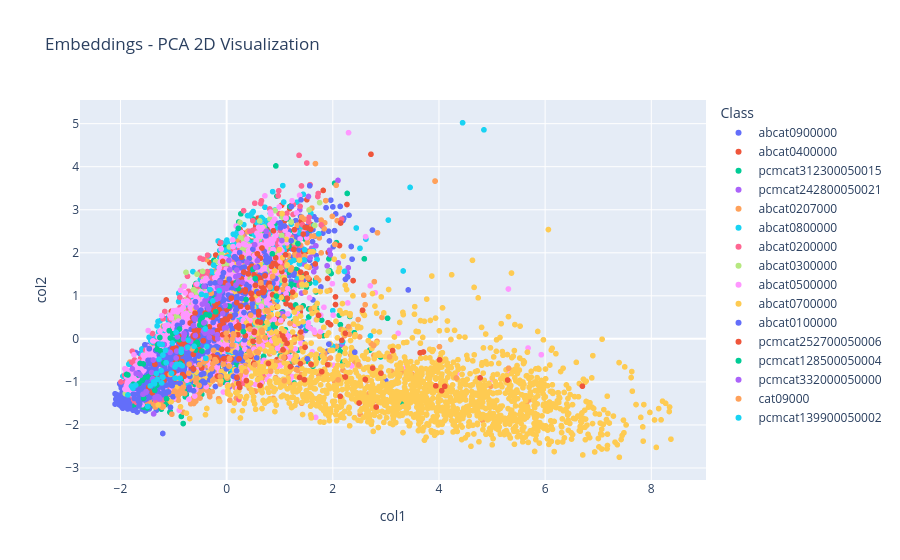

Write notebook code for a chart like this one.
### Markdown cell above
#### 3.2.3. Train and Evaluate Combined Model

### Code cell
# Combine text and image columns to form the feature set
X_train = train_df[text_columns + image_columns].values
X_test = test_df[text_columns + image_columns].values

# Train and evaluate models
trained_models = train_classic(X_train, X_test, y_train, y_test)

### Figure 1 — Plotly figure (JSON) as saved in the notebook; plotly's stock layout.template omitted (floating-point values rounded to 4 significant figures; data arrays with more than 128 entries replaced by an {"elided": "..."} marker saying what was removed)
{"data": [{"hovertemplate": "Class=abcat0900000<br>col1=%{x}<br>col2=%{y}<extra></extra>", "legendgroup": "abcat0900000", "marker": {"color": "#636efa", "symbol": "circle"}, "mode": "markers", "name": "abcat0900000", "showlegend": true, "type": "scattergl", "x": {"elided": "2796 float values"}, "xaxis": "x", "y": {"elided": "2796 float values"}, "yaxis": "y"}, {"hovertemplate": "Class=abcat0400000<br>col1=%{x}<br>col2=%{y}<extra></extra>", "legendgroup": "abcat0400000", "marker": {"color": "#EF553B", "symbol": "circle"}, "mode": "markers", "name": "abcat0400000", "showlegend": true, "type": "scattergl", "x": {"elided": "1049 float values"}, "xaxis": "x", "y": {"elided": "1049 float values"}, "yaxis": "y"}, {"hovertemplate": "Class=pcmcat312300050015<br>col1=%{x}<br>col2=%{y}<extra></extra>", "legendgroup": "pcmcat312300050015", "marker": {"color": "#00cc96", "symbol": "circle"}, "mode": "markers", "name": "pcmcat312300050015", "showlegend": true, "type": "scattergl", "x": {"elided": "1462 float values"}, "xaxis": "x", "y": {"elided": "1462 float values"}, "yaxis": "y"}, {"hovertemplate": "Class=pcmcat242800050021<br>col1=%{x}<br>col2=%{y}<extra></extra>", "legendgroup": "pcmcat242800050021", "marker": {"color": "#ab63fa", "symbol": "circle"}, "mode": "markers", "name": "pcmcat242800050021", "showlegend": true, "type": "scattergl", "x": {"elided": "355 float values"}, "xaxis": "x", "y": {"elided": "355 float values"}, "yaxis": "y"}, {"hovertemplate": "Class=abcat0207000<br>col1=%{x}<br>col2=%{y}<extra></extra>", "legendgroup": "abcat0207000", "marker": {"color": "#FFA15A", "symbol": "circle"}, "mode": "markers", "name": "abcat0207000", "showlegend": true, "type": "scattergl", "x": {"elided": "915 float values"}, "xaxis": "x", "y": {"elided": "915 float values"}, "yaxis": "y"}, {"hovertemplate": "Class=abcat0800000<br>col1=%{x}<br>col2=%{y}<extra></extra>", "legendgroup": "abcat0800000", "marker": {"color": "#19d3f3", "symbol": "circle"}, "mode": "markers", "name": "abcat0800000", "showlegend": true, "type": "scattergl", "x": {"elided": "1998 float values"}, "xaxis": "x", "y": {"elided": "1998 float values"}, "yaxis": "y"}, {"hovertemplate": "Class=abcat0200000<br>col1=%{x}<br>col2=%{y}<extra></extra>", "legendgroup": "abcat0200000", "marker": {"color": "#FF6692", "symbol": "circle"}, "mode": "markers", "name": "abcat0200000", "showlegend": true, "type": "scattergl", "x": {"elided": "1042 float values"}, "xaxis": "x", "y": {"elided": "1042 float values"}, "yaxis": "y"}, {"hovertemplate": "Class=abcat0300000<br>col1=%{x}<br>col2=%{y}<extra></extra>", "legendgroup": "abcat0300000", "marker": {"color": "#B6E880", "symbol": "circle"}, "mode": "markers", "name": "abcat0300000", "showlegend": true, "type": "scattergl", "x": {"elided": "810 float values"}, "xaxis": "x", "y": {"elided": "810 float values"}, "yaxis": "y"}, {"hovertemplate": "Class=abcat0500000<br>col1=%{x}<br>col2=%{y}<extra></extra>", "legendgroup": "abcat0500000", "marker": {"color": "#FF97FF", "symbol": "circle"}, "mode": "markers", "name": "abcat0500000", "showlegend": true, "type": "scattergl", "x": {"elided": "1681 float values"}, "xaxis": "x", "y": {"elided": "1681 float values"}, "yaxis": "y"}, {"hovertemplate": "Class=abcat0700000<br>col1=%{x}<br>col2=%{y}<extra></extra>", "legendgroup": "abcat0700000", "marker": {"color": "#FECB52", "symbol": "circle"}, "mode": "markers", "name": "abcat0700000", "showlegend": true, "type": "scattergl", "x": {"elided": "1692 float values"}, "xaxis": "x", "y": {"elided": "1692 float values"}, "yaxis": "y"}, {"hovertemplate": "Class=abcat0100000<br>col1=%{x}<br>col2=%{y}<extra></extra>", "legendgroup": "abcat0100000", "marker": {"color": "#636efa", "symbol": "circle"}, "mode": "markers", "name": "abcat0100000", "showlegend": true, "type": "scattergl", "x": {"elided": "578 float values"}, "xaxis": "x", "y": {"elided": "578 float values"}, "yaxis": "y"}, {"hovertemplate": "Class=pcmcat252700050006<br>col1=%{x}<br>col2=%{y}<extra></extra>", "legendgroup": "pcmcat252700050006", "marker": {"color": "#EF553B", "symbol": "circle"}, "mode": "markers", "name": "pcmcat252700050006", "showlegend": true, "type": "scattergl", "x": {"elided": "211 float values"}, "xaxis": "x", "y": {"elided": "211 float values"}, "yaxis": "y"}, {"hovertemplate": "Class=pcmcat128500050004<br>col1=%{x}<br>col2=%{y}<extra></extra>", "legendgroup": "pcmcat128500050004", "marker": {"color": "#00cc96", "symbol": "circle"}, "mode": "markers", "name": "pcmcat128500050004", "showlegend": true, "type": "scattergl", "x": [-1.631, 0.1815, -1.589, -0.4644, -1.132, -0.8885, -1.181, -1.301, 0.9382, -0.5578, 0.5374, -1.258, -0.5093, -0.326, -1.571, -0.4116, 0.3662, -0.3876, -1.433, -1.487, -0.4134, -1.759, -1.655, -1.012, -0.06816, 0.4962, -0.5476, -1.353, -1.886, -1.246, -1.061, -1.31, -1.563, -0.4614, -0.8683, -0.8881, 1.344, -1.652, -0.4947, -0.6114, -0.8746, 0.3143, 0.2223, -1.859, -0.4451, -0.2331, -1.081, -1.313, -1.564, -0.3391, -0.9874, -0.2058, -0.8543, 0.04783, 0.2178, -0.5848, -0.7692, 0.8606], "xaxis": "x", "y": [-0.5706, 1.31, -0.9652, -0.2818, -1.393, 0.2276, -0.5576, -0.1418, 0.9938, -0.0791, 1.402, 0.03131, 0.3197, 0.5493, -0.5826, 0.3725, 0.9152, 0.5646, -0.8499, -0.8852, 0.3077, -1.056, -0.8445, 0.115, 1.189, 1.617, -0.1247, -1.196, -0.8269, -0.2781, 0.01841, -0.2414, -0.9085, 0.4932, -0.2749, -0.0165, 2.214, -1.037, 0.4301, -0.1077, -0.568, 0.1692, 2.569, -0.8385, 1.219, 0.9386, 0.1903, -1.074, -1.379, 0.8205, -0.0285, 0.628, -0.3207, 0.7598, 1.17, -0.2591, 0.045, 1.976], "yaxis": "y"}, {"hovertemplate": "Class=pcmcat332000050000<br>col1=%{x}<br>col2=%{y}<extra></extra>", "legendgroup": "pcmcat332000050000", "marker": {"color": "#ab63fa", "symbol": "circle"}, "mode": "markers", "name": "pcmcat332000050000", "showlegend": true, "type": "scattergl", "x": [-0.2721, -1.277, -0.802, -1.348, -1.627, 0.2312, -0.6265, -0.6126, -0.1396, -0.1929, -0.3953, 0.09846, 0.1764, -0.3432, -1.705, -0.5907, 1.039, -0.7606, -0.5731, 0.2224, -0.1019, 0.2185, -1.384, -1.517, -0.9286, -0.1213, -1.519, -0.8115, -0.3285, -1.575, 0.09846, -0.4208, -0.5894, -1.262, -0.005059, -0.6759, -0.6784, -1.065, -1.024, -0.9399, -1.777, -0.01138, -0.3667, 0.2984, -0.4253, 0.5472, -0.2964, -0.0288, -0.4569, -0.9522, -0.0552, -0.3386, -0.1716, -0.4365, 0.05999, 0.5788, -0.3764, -0.1679, -0.4081, -1.265, 0.191, -1.175, -1.303, -0.07358, -0.1145, -0.1145, -1.644, 0.5291, -1.395, -0.03924, -0.4296, 0.7475, 0.1172, 0.383, -0.1526, 0.1733, 0.02825, -0.8009, 0.04449, -1.413, -0.1716, -0.1782], "xaxis": "x", "y": [0.1574, -1.358, 0.1273, -1.364, -0.8468, 1.752, 0.3047, 0.4809, 1.009, 0.9218, 0.8959, -0.1582, 1.25, 0.1632, -0.8021, 0.457, 2.285, -0.2126, 0.7332, 1.471, 1.107, 1.322, -0.4908, -1.225, 0.04538, 1.32, -1.24, -0.0009012, 0.03871, -1.287, -0.1582, 0.3793, 0.07806, -1.392, 0.2605, -0.5673, -0.05848, -0.3141, -0.5976, -0.2837, -0.6984, 1.163, 0.7792, 1.312, 1.218, 1.665, 1.126, 0.7754, 0.8064, -0.4441, 1.179, 0.6999, 1.193, 0.1783, 1.604, 1.815, 0.9415, 0.00485, 0.1338, -1.383, 1.598, -0.1321, -1.339, 0.5901, 1.171, 1.171, -0.8218, 2.186, -0.9236, 0.2474, 0.371, 2.5, 0.08177, 1.781, 0.9434, 1.447, 1.248, 0.08104, 1.824, -0.7839, 1.193, 0.09793], "yaxis": "y"}, {"hovertemplate": "Class=cat09000<br>col1=%{x}<br>col2=%{y}<extra></extra>", "legendgroup": "cat09000", "marker": {"color": "#FFA15A", "symbol": "circle"}, "mode": "markers", "name": "cat09000", "showlegend": true, "type": "scattergl", "x": {"elided": "132 float values"}, "xaxis": "x", "y": {"elided": "132 float values"}, "yaxis": "y"}, {"hovertemplate": "Class=pcmcat139900050002<br>col1=%{x}<br>col2=%{y}<extra></extra>", "legendgroup": "pcmcat139900050002", "marker": {"color": "#19d3f3", "symbol": "circle"}, "mode": "markers", "name": "pcmcat139900050002", "showlegend": true, "type": "scattergl", "x": [-1.324, -1.715, -1.2, -1.792, -0.9457, -1.199, -0.8547, -0.2605, -1.263, -0.8358, -0.4019, -0.9729, -1.038, -1.361, -1.223, -1.234, -0.2471, -1.374, -1.021, -1.765, -1.215, -0.7232, -1.14, -1.274, -0.9717, -0.1413, -1.86, -1.212, -0.953, -0.373, -0.3921, -0.3896, -1.366, -0.6126, -0.7332, -1.438, -0.8548, -0.4731, -0.8756, -1.309, -1.372, -0.3165, -1.15, -0.8803], "xaxis": "x", "y": [-0.8047, -1.076, -0.891, -1.098, -0.5883, -0.3764, -0.3108, 0.8833, -0.1197, -0.6249, 0.2298, -0.6512, -0.7963, -1.045, -1.023, -0.7375, 1.714, -0.9983, -0.09642, -1.148, -0.1302, -0.02971, -0.5536, -0.4752, -0.912, 1.12, -1.301, -0.8866, 0.1514, -0.1773, -0.4507, 1.006, -1.029, -0.1724, -0.1943, -1.093, -0.2404, 1.035, -0.9142, -0.9405, -1.016, 1.147, -0.2666, -0.5951], "yaxis": "y"}], "layout": {"legend": {"title": {"text": "Class"}, "tracegroupgap": 0}, "title": {"text": "Embeddings - PCA 2D Visualization"}, "xaxis": {"anchor": "y", "domain": [0, 1], "title": {"text": "col1"}}, "yaxis": {"anchor": "x", "domain": [0, 1], "title": {"text": "col2"}}}}
